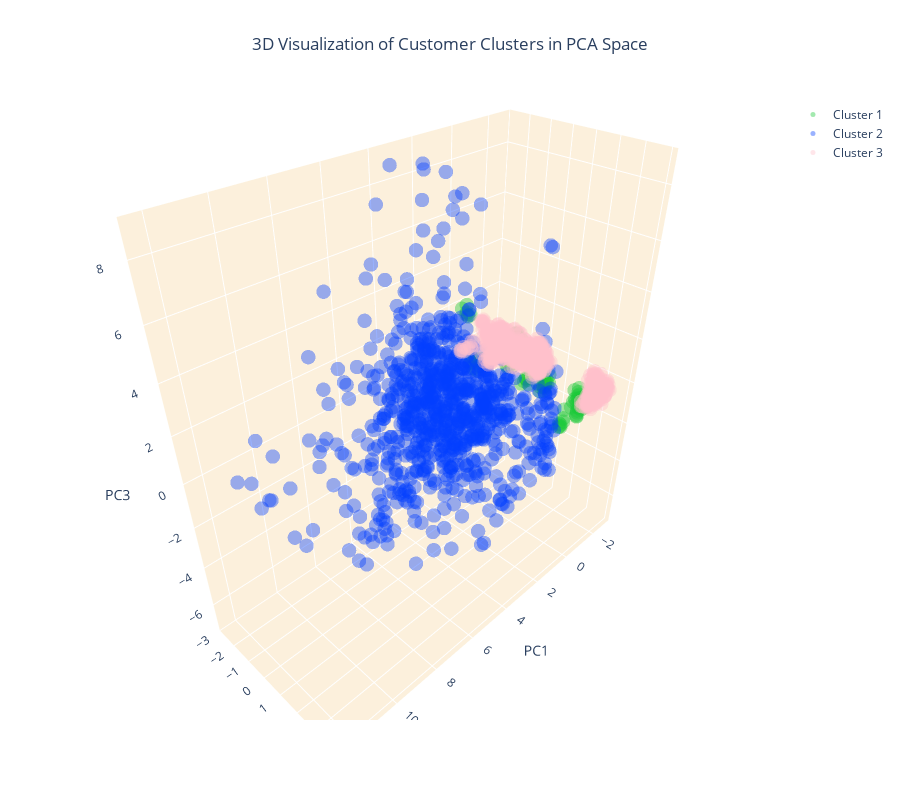

Notebook code for this chart:
### Code cell
#3d visualizaton of customers

# Create separate data frames for each cluster
cluster_0 = customer_data_pca[customer_data_pca['cluster'] == 0]
cluster_1 = customer_data_pca[customer_data_pca['cluster'] == 1]
cluster_2 = customer_data_pca[customer_data_pca['cluster'] == 2]
cluster_3 = customer_data_pca[customer_data_pca['cluster'] == 3]

# Create a 3D scatter plot
fig = go.Figure()

# Add data points for each cluster separately and specify the color
fig.add_trace(go.Scatter3d(x=cluster_0['PC1'], y=cluster_0['PC2'], z=cluster_0['PC3'], 
                           mode='markers', marker=dict(color=colors[0], size=5, opacity=0.4), name='Cluster 0'))
fig.add_trace(go.Scatter3d(x=cluster_1['PC1'], y=cluster_1['PC2'], z=cluster_1['PC3'], 
                           mode='markers', marker=dict(color=colors[1], size=5, opacity=0.4), name='Cluster 1'))
fig.add_trace(go.Scatter3d(x=cluster_2['PC1'], y=cluster_2['PC2'], z=cluster_2['PC3'], 
                           mode='markers', marker=dict(color=colors[2], size=5, opacity=0.4), name='Cluster 2'))
fig.add_trace(go.Scatter3d(x=cluster_3['PC1'], y=cluster_3['PC2'], z=cluster_3['PC3'], 
                           mode='markers', marker=dict(color=colors[3], size=5, opacity=0.4), name='Cluster 3'))

# Set the title and layout details
fig.update_layout(
    title=dict(text='3D Visualization of Customer Clusters in PCA Space', x=0.5),
    scene=dict(
        xaxis=dict(backgroundcolor="#fcf0dc", gridcolor='white', title='PC1'),
        yaxis=dict(backgroundcolor="#fcf0dc", gridcolor='white', title='PC2'),
        zaxis=dict(backgroundcolor="#fcf0dc", gridcolor='white', title='PC3'),
    ),
    width=900,
    height=800
)

# Show the plot
fig.show()

### Figure 1 — Plotly figure (JSON) as saved in the notebook; plotly's stock layout.template omitted (floating-point values rounded to 4 significant figures; data arrays with more than 128 entries replaced by an {"elided": "..."} marker saying what was removed)
{"data": [{"marker": {"color": "#e8000b", "opacity": 0.4, "size": 5}, "mode": "markers", "name": "Cluster 0", "type": "scatter3d", "x": [], "y": [], "z": []}, {"marker": {"color": "#1ac938", "opacity": 0.4, "size": 5}, "mode": "markers", "name": "Cluster 1", "type": "scatter3d", "x": [-1.052, -1.653, -1.852, -1.989, -1.172, -0.3356, -0.6921, 0.1949, 0.6502, -1.665, -0.7534, -1.543, -0.1008, -1.227, -0.3812, -0.7702, -1.518, -1.023, -0.3921, -0.3993, -0.8415, -1.295, -1.182, -1.21, 0.1037, -0.385, -0.4572, 0.7399, -0.4017, -1.808, -0.9312, -0.4801, -0.8898, -0.7505, -0.5074, 0.07942, -1.065, -0.3576, -0.4925, -0.1793, -0.8781, -1.095, -0.9402, -0.626, -1.007, 0.8501, -0.6251, -1.443, -1.003, 0.9021, -0.08662, -1.122, -0.3783, 0.5937, 0.8483, -1.214, -0.8866, -0.4271, -0.9801, -0.1491, -0.8779, -1.273, -1.67, -1.121, -0.4231, -0.149, 0.8554, -0.7003, -0.8183, 0.8569, -0.9636, 0.2359, -0.3219, -0.6399, -0.416, -0.6547, -1.25, -0.5446, -0.7149, 0.01597, -1.071], "y": [3.425, -0.7042, -0.7025, -0.6639, 1.357, 3.417, 0.5145, -1.447, 3.604, -0.6715, 1.428, -0.6459, 3.457, 1.325, 3.52, 1.426, -0.6673, 1.469, 3.504, 3.496, -0.4467, 1.427, 0.509, -0.4789, -1.472, 3.442, 3.463, 3.649, -1.526, -0.6816, 1.445, 3.403, -0.4104, -2.59, 3.453, 3.515, 0.5184, -2.596, 3.433, 3.478, 1.477, -0.4313, 1.51, 3.453, -0.4593, 3.603, -2.579, 1.343, 1.463, 3.586, -1.436, 1.343, 3.465, 3.554, 3.627, -0.467, -2.597, 3.441, 0.5113, 3.423, 1.469, 1.33, -0.6517, 1.482, 3.494, -1.474, 3.572, 3.476, 0.5548, 3.646, 0.5185, -1.505, 3.528, -2.591, 3.442, -2.608, -0.4386, 3.465, 3.492, -1.46, -0.4432], "z": [-0.4896, 0.6946, 0.6248, 0.542, -0.2927, 0.1124, -0.564, 0.01054, -0.2251, 0.707, -0.3336, 0.9855, 0.2401, -0.6508, -0.3618, -0.5488, 0.7992, -0.2387, -0.5336, -0.2942, -0.1431, 0.0004472, -0.8092, -0.2678, -0.3392, 0.3512, -0.1707, -0.0001389, -0.1301, 0.6782, -0.04798, 0.6602, -0.2572, 1.362, 0.2126, 0.1112, -0.5579, 1.865, 0.3671, 0.3561, -0.02094, -0.1339, -0.5671, 0.1596, -0.1491, -0.3285, 1.946, -0.4691, -0.3543, -0.344, -0.1224, -0.5402, 0.01535, 0.2761, -0.2447, -0.02547, 1.386, 0.2271, -0.4442, 0.7324, -0.3187, -0.2496, 0.9374, -0.2798, -0.5853, -0.5538, -0.216, -0.4033, -0.4848, -0.3313, -0.4318, -0.04115, -0.4287, 1.591, 0.5326, 1.479, -0.3641, -0.2527, -0.2479, 0.06752, -0.1845]}, {"marker": {"color": "#023eff", "opacity": 0.4, "size": 5}, "mode": "markers", "name": "Cluster 2", "type": "scatter3d", "x": {"elided": "831 float values"}, "y": {"elided": "831 float values"}, "z": {"elided": "831 float values"}}, {"marker": {"color": "#FFC0CB", "opacity": 0.4, "size": 5}, "mode": "markers", "name": "Cluster 3", "type": "scatter3d", "x": {"elided": "795 float values"}, "y": {"elided": "795 float values"}, "z": {"elided": "795 float values"}}], "layout": {"height": 800, "scene": {"xaxis": {"backgroundcolor": "#fcf0dc", "gridcolor": "white", "title": {"text": "PC1"}}, "yaxis": {"backgroundcolor": "#fcf0dc", "gridcolor": "white", "title": {"text": "PC2"}}, "zaxis": {"backgroundcolor": "#fcf0dc", "gridcolor": "white", "title": {"text": "PC3"}}}, "title": {"text": "3D Visualization of Customer Clusters in PCA Space", "x": 0.5}, "width": 900}}
